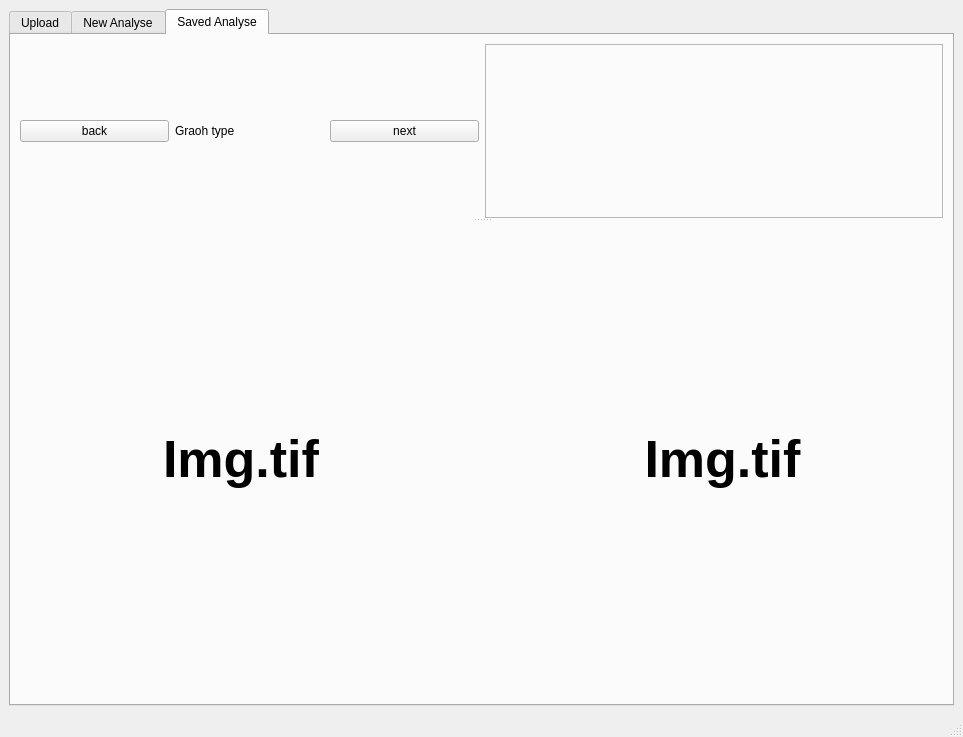
<?xml version="1.0" encoding="UTF-8"?>
<ui version="4.0">
 <class>MainWindow</class>
 <widget class="QMainWindow" name="MainWindow">
  <property name="geometry">
   <rect>
    <x>0</x>
    <y>0</y>
    <width>963</width>
    <height>737</height>
   </rect>
  </property>
  <property name="windowTitle">
   <string>MainWindow</string>
  </property>
  <widget class="QWidget" name="centralwidget">
   <layout class="QVBoxLayout" name="verticalLayout_20">
    <item>
     <widget class="QTabWidget" name="tabWidget">
      <property name="currentIndex">
       <number>2</number>
      </property>
      <widget class="QWidget" name="upload_page">
       <attribute name="title">
        <string>Upload</string>
       </attribute>
       <layout class="QHBoxLayout" name="horizontalLayout_15">
        <item>
         <layout class="QVBoxLayout" name="verticalLayout_7">
          <item>
           <layout class="QHBoxLayout" name="horizontalLayout_8">
            <item>
             <layout class="QVBoxLayout" name="verticalLayout_8">
              <item alignment="Qt::AlignHCenter">
               <widget class="QPushButton" name="upload_data_3">
                <property name="text">
                 <string>Upload</string>
                </property>
               </widget>
              </item>
              <item>
               <widget class="QLabel" name="label_7">
                <property name="text">
                 <string>File names:</string>
                </property>
               </widget>
              </item>
             </layout>
            </item>
            <item>
             <layout class="QVBoxLayout" name="verticalLayout_9">
              <item>
               <layout class="QVBoxLayout" name="verticalLayout_10">
                <item>
                 <layout class="QHBoxLayout" name="horizontalLayout_9">
                  <item>
                   <widget class="QLabel" name="label_8">
                    <property name="text">
                     <string>MMSI</string>
                    </property>
                   </widget>
                  </item>
                  <item>
                   <widget class="QComboBox" name="mmsi_2">
                    <property name="editable">
                     <bool>true</bool>
                    </property>
                   </widget>
                  </item>
                 </layout>
                </item>
                <item>
                 <layout class="QHBoxLayout" name="horizontalLayout_10">
                  <item>
                   <widget class="QLabel" name="label_9">
                    <property name="text">
                     <string>Lat</string>
                    </property>
                   </widget>
                  </item>
                  <item>
                   <widget class="QComboBox" name="lat_2">
                    <property name="editable">
                     <bool>true</bool>
                    </property>
                   </widget>
                  </item>
                 </layout>
                </item>
                <item>
                 <layout class="QHBoxLayout" name="horizontalLayout_11">
                  <item>
                   <widget class="QLabel" name="label_10">
                    <property name="text">
                     <string>Long</string>
                    </property>
                   </widget>
                  </item>
                  <item>
                   <widget class="QComboBox" name="long_3">
                    <property name="editable">
                     <bool>true</bool>
                    </property>
                   </widget>
                  </item>
                 </layout>
                </item>
                <item>
                 <layout class="QHBoxLayout" name="horizontalLayout_12">
                  <item>
                   <widget class="QLabel" name="label_11">
                    <property name="text">
                     <string>Time</string>
                    </property>
                   </widget>
                  </item>
                  <item>
                   <widget class="QComboBox" name="time_2">
                    <property name="editable">
                     <bool>true</bool>
                    </property>
                   </widget>
                  </item>
                 </layout>
                </item>
               </layout>
              </item>
              <item>
               <widget class="QFrame" name="frame_4">
                <property name="frameShape">
                 <enum>QFrame::StyledPanel</enum>
                </property>
                <property name="frameShadow">
                 <enum>QFrame::Raised</enum>
                </property>
               </widget>
              </item>
             </layout>
            </item>
           </layout>
          </item>
          <item>
           <layout class="QVBoxLayout" name="verticalLayout_11">
            <item>
             <widget class="QFrame" name="frame_5">
              <property name="frameShape">
               <enum>QFrame::StyledPanel</enum>
              </property>
              <property name="frameShadow">
               <enum>QFrame::Raised</enum>
              </property>
             </widget>
            </item>
            <item>
             <layout class="QHBoxLayout" name="horizontalLayout_13">
              <item>
               <widget class="QFrame" name="frame_6">
                <property name="frameShape">
                 <enum>QFrame::StyledPanel</enum>
                </property>
                <property name="frameShadow">
                 <enum>QFrame::Raised</enum>
                </property>
               </widget>
              </item>
              <item>
               <layout class="QHBoxLayout" name="horizontalLayout_14">
                <item>
                 <widget class="QPushButton" name="clean_file_2">
                  <property name="text">
                   <string>Clean files</string>
                  </property>
                 </widget>
                </item>
                <item>
                 <widget class="QPushButton" name="export_data_2">
                  <property name="text">
                   <string>Export</string>
                  </property>
                 </widget>
                </item>
                <item>
                 <widget class="QPushButton" name="filtering_2">
                  <property name="text">
                   <string>Filter</string>
                  </property>
                 </widget>
                </item>
               </layout>
              </item>
             </layout>
            </item>
           </layout>
          </item>
         </layout>
        </item>
       </layout>
      </widget>
      <widget class="QWidget" name="new_ana">
       <attribute name="title">
        <string>New Analyse</string>
       </attribute>
       <layout class="QHBoxLayout" name="horizontalLayout_19">
        <item>
         <layout class="QHBoxLayout" name="horizontalLayout_16">
          <item>
           <layout class="QVBoxLayout" name="verticalLayout_13">
            <item>
             <layout class="QVBoxLayout" name="verticalLayout_14">
              <item>
               <layout class="QHBoxLayout" name="horizontalLayout_17">
                <item>
                 <widget class="QPushButton" name="upload_stat">
                  <property name="text">
                   <string>Upload Stat</string>
                  </property>
                 </widget>
                </item>
                <item>
                 <widget class="QPushButton" name="upload_map">
                  <property name="text">
                   <string>Upload Map</string>
                  </property>
                 </widget>
                </item>
               </layout>
              </item>
              <item>
               <layout class="QVBoxLayout" name="verticalLayout_15">
                <item>
                 <widget class="QLabel" name="label_12">
                  <property name="text">
                   <string>Bouding box</string>
                  </property>
                 </widget>
                </item>
                <item>
                 <widget class="QPushButton" name="bounding_button">
                  <property name="text">
                   <string>bouding</string>
                  </property>
                 </widget>
                </item>
               </layout>
              </item>
              <item>
               <layout class="QVBoxLayout" name="verticalLayout_16">
                <item>
                 <widget class="QLabel" name="label_13">
                  <property name="text">
                   <string>waterway</string>
                  </property>
                 </widget>
                </item>
                <item>
                 <widget class="QPushButton" name="water_button">
                  <property name="text">
                   <string>waterway</string>
                  </property>
                 </widget>
                </item>
               </layout>
              </item>
             </layout>
            </item>
            <item>
             <layout class="QVBoxLayout" name="verticalLayout_17">
              <item>
               <widget class="QLabel" name="label_14">
                <property name="text">
                 <string>Filter</string>
                </property>
               </widget>
              </item>
              <item>
               <layout class="QHBoxLayout" name="horizontalLayout_18">
                <item>
                 <widget class="QPushButton" name="filter_option">
                  <property name="text">
                   <string>filter options</string>
                  </property>
                 </widget>
                </item>
                <item>
                 <widget class="QPushButton" name="render">
                  <property name="text">
                   <string>render points</string>
                  </property>
                 </widget>
                </item>
                <item>
                 <widget class="QPushButton" name="analyse">
                  <property name="text">
                   <string>Perform</string>
                  </property>
                 </widget>
                </item>
               </layout>
              </item>
             </layout>
            </item>
           </layout>
          </item>
          <item>
           <widget class="QLabel" name="label">
            <property name="font">
             <font>
              <pointsize>39</pointsize>
              <weight>75</weight>
              <bold>true</bold>
             </font>
            </property>
            <property name="text">
             <string>Img.tif</string>
            </property>
            <property name="alignment">
             <set>Qt::AlignCenter</set>
            </property>
           </widget>
          </item>
         </layout>
        </item>
       </layout>
      </widget>
      <widget class="QWidget" name="saved_ana">
       <attribute name="title">
        <string>Saved Analyse</string>
       </attribute>
       <layout class="QHBoxLayout" name="horizontalLayout_38">
        <item>
         <widget class="QSplitter" name="splitter">
          <property name="orientation">
           <enum>Qt::Vertical</enum>
          </property>
          <widget class="QWidget" name="layoutWidget_13">
           <layout class="QHBoxLayout" name="horizontalLayout_35">
            <item>
             <layout class="QHBoxLayout" name="horizontalLayout_36">
              <item>
               <widget class="QPushButton" name="back_6">
                <property name="text">
                 <string>back</string>
                </property>
               </widget>
              </item>
              <item>
               <widget class="QLabel" name="label_30">
                <property name="text">
                 <string>Graoh type</string>
                </property>
               </widget>
              </item>
              <item>
               <widget class="QPushButton" name="next_6">
                <property name="text">
                 <string>next</string>
                </property>
               </widget>
              </item>
             </layout>
            </item>
            <item>
             <layout class="QVBoxLayout" name="verticalLayout_23">
              <item>
               <widget class="QFrame" name="frame_12">
                <property name="frameShape">
                 <enum>QFrame::StyledPanel</enum>
                </property>
                <property name="frameShadow">
                 <enum>QFrame::Raised</enum>
                </property>
               </widget>
              </item>
             </layout>
            </item>
           </layout>
          </widget>
          <widget class="QWidget" name="layoutWidget_14">
           <layout class="QHBoxLayout" name="horizontalLayout_37">
            <property name="spacing">
             <number>40</number>
            </property>
            <item>
             <widget class="QLabel" name="label_31">
              <property name="font">
               <font>
                <pointsize>39</pointsize>
                <weight>75</weight>
                <bold>true</bold>
               </font>
              </property>
              <property name="text">
               <string>Img.tif</string>
              </property>
              <property name="alignment">
               <set>Qt::AlignCenter</set>
              </property>
             </widget>
            </item>
            <item>
             <widget class="QLabel" name="label_32">
              <property name="font">
               <font>
                <pointsize>39</pointsize>
                <weight>75</weight>
                <bold>true</bold>
               </font>
              </property>
              <property name="text">
               <string>Img.tif</string>
              </property>
              <property name="alignment">
               <set>Qt::AlignCenter</set>
              </property>
             </widget>
            </item>
           </layout>
          </widget>
         </widget>
        </item>
       </layout>
      </widget>
     </widget>
    </item>
   </layout>
  </widget>
  <widget class="QMenuBar" name="menubar">
   <property name="geometry">
    <rect>
     <x>0</x>
     <y>0</y>
     <width>963</width>
     <height>43</height>
    </rect>
   </property>
  </widget>
  <widget class="QStatusBar" name="statusbar"/>
 </widget>
 <resources/>
 <connections/>
</ui>
